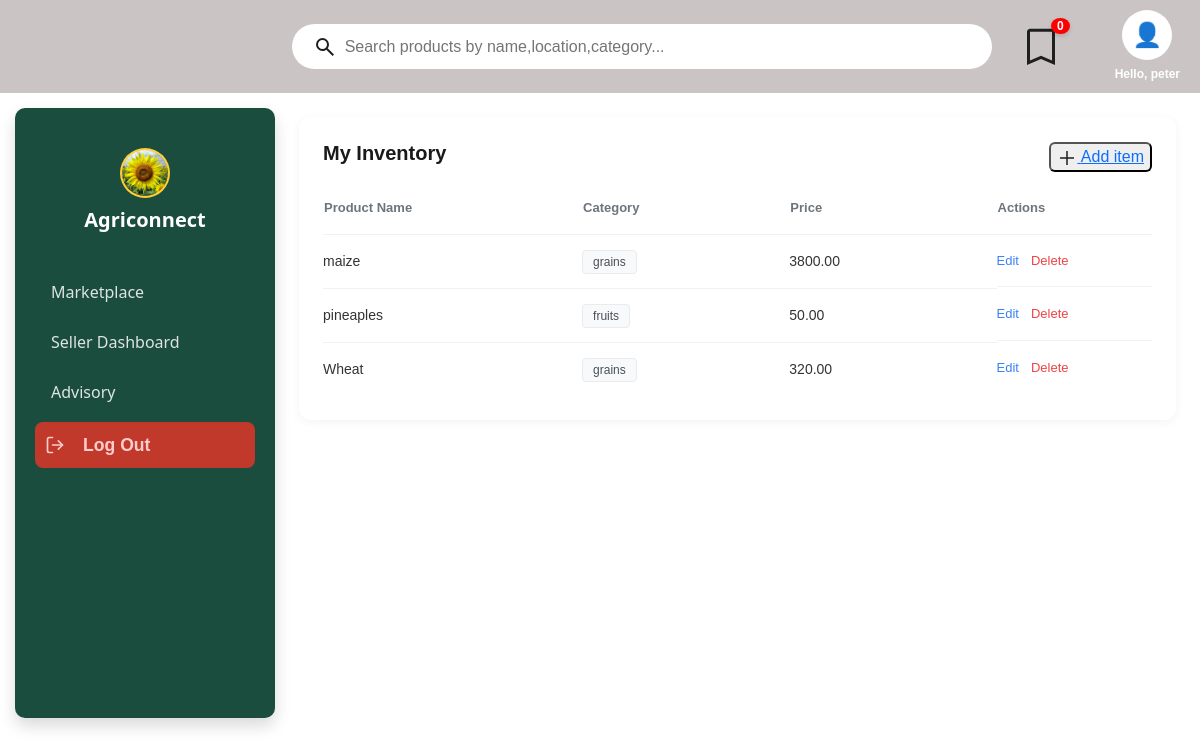
The app's page /app1/sellerdash (signed in), older data.
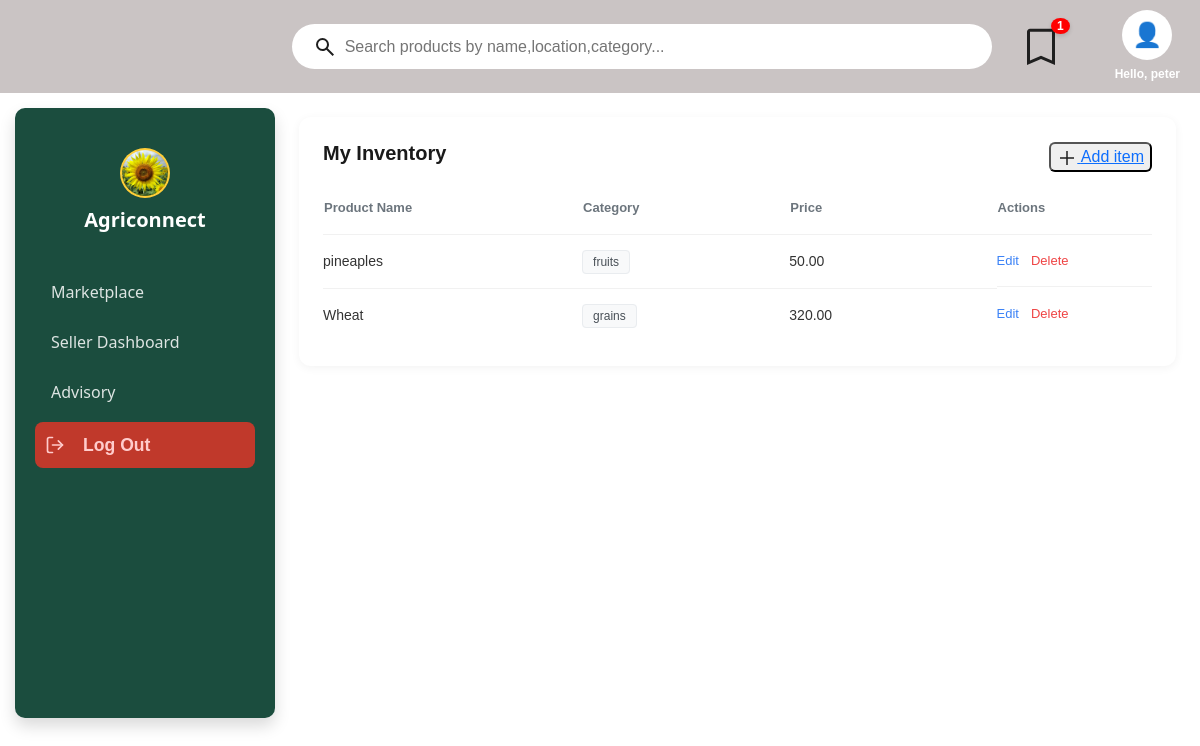
The same page, newer data.
### app1/models.py (models this page shows, shortened)
class Product(models.Model):
    CATEGORY_CHOICES = [
        ('grains', 'Grains'),
        ('vegetables', 'Vegetables'),
        ('fruits', 'Fruits'),
        ('livestock', 'Livestock'),
        ('tubers', 'Tubers'),
    ]
    seller = models.ForeignKey(User, on_delete=models.CASCADE)
    name = models.CharField(max_length=100)
    category = models.CharField(max_length=50, choices=CATEGORY_CHOICES)
    location = models.CharField(max_length=100)
    price = models.DecimalField(max_digits=10, decimal_places=2)
    quantity = models.CharField(max_length=50) # e.g., "50 bags"
    phone_number = models.CharField(max_length=15)
    image = models.ImageField(upload_to='product_images/') # Requires Pillow installed

### app1/views.py (the view)
# urls.py: path('sellerdash',views.seller_dashboard,name='seller'),
@login_required
def seller_dashboard(request):
    user_products = Product.objects.filter(seller=request.user)
    return render(request, 'app1/sellerdashboard.html', {'products': user_products})

### app1/context_processors.py (called while the page is built)
def saved_items_processor(request):
    if request.user.is_authenticated:
        saved_items = SavedItem.objects.filter(user=request.user).select_related('product')
        return {'saved_items': saved_items}
    return {'saved_items': []}

### app1/templates/app1/sellerdashboard.html
{% extends "main.html" %}
{% block content %}
{%load static%}
<link rel="stylesheet" href="{%static 'css/main.css'%}">
<link rel="stylesheet" href="{%static 'bootstrap/css/bootstrap.min.css'%}">
<div class="sellercontent flex-grow-1 p-4 "style="font-family:  sans-serif;">
    <div class="inventory-container ">
        <div class="inventory-header">
            <h2>My Inventory</h2>
            <button class="rounded-2 "><a href="{%url 'add'%}" class=" "><span><svg xmlns="http://www.w3.org/2000/svg" height="20px" viewBox="0 -960 960 960" width="20px" fill="#1f1f1f"><path d="M444-144v-300H144v-72h300v-300h72v300h300v72H516v300h-72Z"/></svg></span> Add item</a></button>
        </div>
        <table class="inventory-table">
            <thead>
                <tr>
                    <th style="width: 25%;">Product Name</th>
                    <th style="width: 20%;">Category</th>
                    <th style="width: 20%;">Price</th>
                    <th style="width: 15%;">Actions</th>
                </tr>
            </thead>
            <tbody>
                 {%for product in products%}
                <tr>
                    <td class="product-name">{{product.name}}</td>
                    <td><span class="category-badge">{{product.category}}</span></td>
                    <td class="price">{{product.price}}</td>
                    <td class="actions">
                        <a href="{%url 'update' product.id%}" class="edit-btn">Edit</a>
                        <a href="{%url 'delete' product.id%}" class="delete-btn">Delete</a>
                    </td>
                </tr>
                {%endfor%}
            </tbody>
        </table>
    </div>
</div>
{% endblock  %}

### templates/main.html (shortened to what this page needs)
{%load static%}
<!DOCTYPE html>
<html lang="en">
<head>
    <link rel="stylesheet" href="{%static 'css/main.css'%}">
    <link rel="stylesheet" href="{%static 'bootstrap/css/bootstrap.min.css'%}">
</head>
<body>
    <div  class="bar" >
    <form class="search" action="{% url 'search_results' %}" method="get" >
        <button style="background: none; border: none; cursor: pointer; font-size: 18px;">
        </button>
        <input type="text" name="q" placeholder="Search products by name,location,category..." style="border: none; outline: none; flex: 1; font-size: 16px;">
    </form>
   <div class="bookmark-container" style="position: relative; display: inline-block;">
    <div class="bookmark-icon" id="bookmark-btn" style="cursor: pointer;">
        <span style="font-size: 24px;"><svg xmlns="http://www.w3.org/2000/svg" height="48px" viewBox="0 -960 960 960" width="48px" fill="#1f1f1f"><path d="M200-120v-665q0-24 18-42t42-18h440q24 0 42 18t18 42v665L480-240 200-120Zm60-91 220-93 220 93v-574H260v574Zm0-574h440-440Z"/></svg></span>
        <span id="bookmark-badge" class="badge" style="background:red; color:white; border-radius:50%; padding: 2px 6px; font-size: 12px; position: absolute; top: -5px; right: -5px;">
            {{ saved_items|length }}
        </span>
    </div>
</div><br>
    <div class="profile">
        <div class="userpicdiv">
            <span style="font-size: 24px;">&#128100;</span>
        </div>
        <span class="name" style="color: white; font-size: 12px; margin-top: 5px; font-weight: bold;">
            Hello, {{user.username}}
        </span>
    </div>
  </div>
  <div class="d-flex">
  <div class="sidebar shadow">
        <div class="logo-sect">
            <img src="{%static 'images/pexels-pixabay-64221.jpg'%}" alt="Agriconnect" class="logo-im bg-warning">
            <h5 class="fw-bold mb-0">Agriconnect</h5>
        </div>
        <ul class="nav flex-column">
            <li class="nav-item">
                <a href="{%url 'home'%}" class="nav-link ">
                    <span>Marketplace</span>
                </a>
            </li>
            <li class="nav-item">
                <a href="{%url 'seller'%}" class="nav-link">
                    <span>Seller Dashboard</span>
                </a>
            </li>
            <li class="nav-item">
                <a href="{%url 'advise'%}" class="nav-link">
                    <span>Advisory</span>
                </a>
            </li>
            <li class="nav-item">
               <form action="{% url 'logout' %}" method="post">
  <button class="logout-btn "  ><svg width="20" height="20" viewBox="0 0 24 24" fill="none" stroke="currentColor" stroke-width="2" stroke-linecap="round" stroke-linejoin="round">
        <path d="M9 21H5a2 2 0 0 1-2-2V5a2 2 0 0 1 2-2h4"></path>
        <polyline points="16 17 21 12 16 7"></polyline>
        <line x1="21" y1="12" x2="9" y2="12"></line>
    </svg>
    <span style="margin-left: 8px;font-family:  sans-serif; ">Log Out</span></button>
</form>
            </li>
        </ul>
    </div>
        <div class="w-100">
         {%block content%}
         {%endblock%}
        </div>
</div>
</body>
</html>

Row changes from the older to the newer data that the page shows:
removed Product: name "maize", category "grains", price "3800.00"
Text that changed along with them:
{{ saved_items|length }}: "0" → "1"
